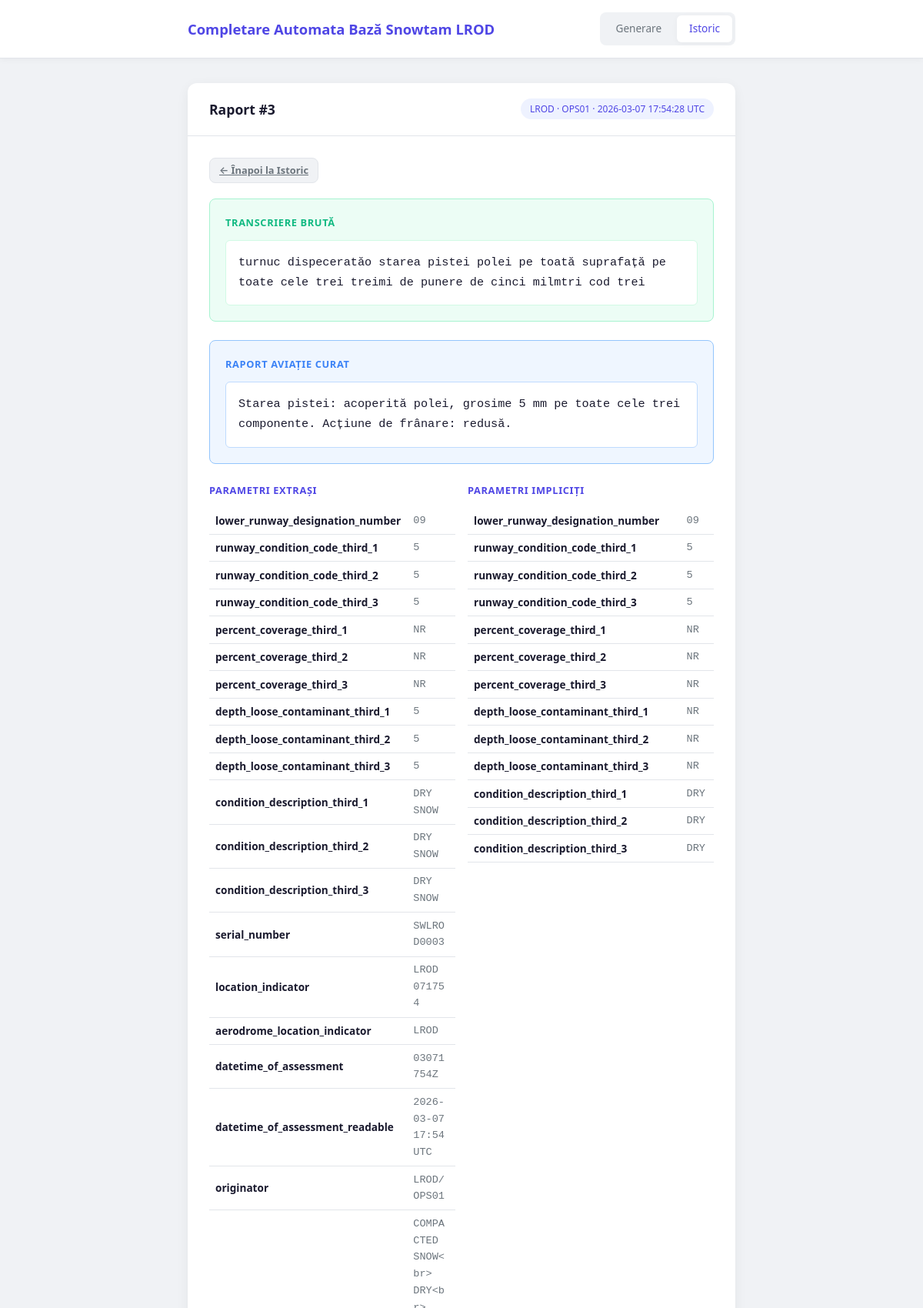
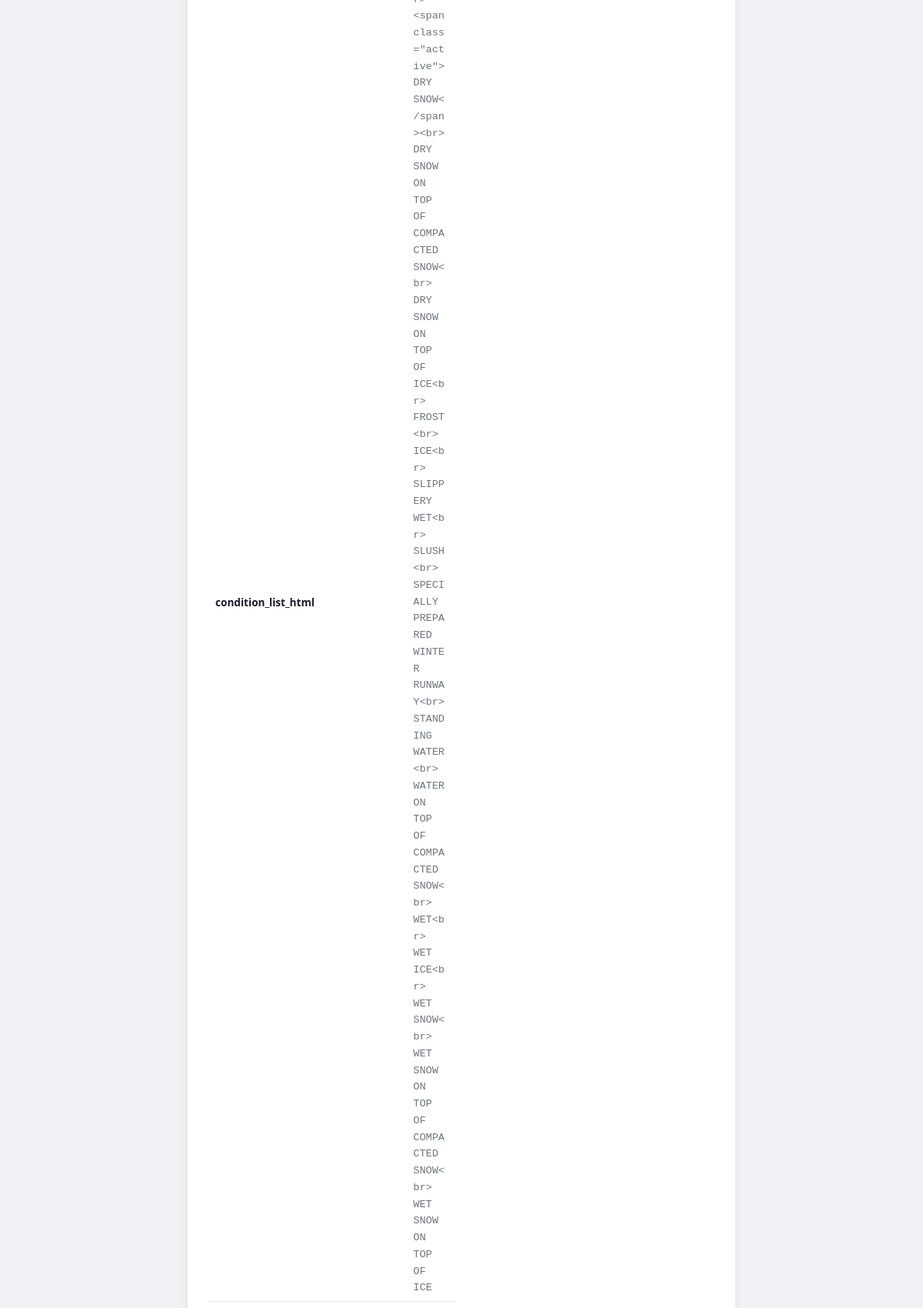
Page /history/3 (upper part) on the committed database (2 pictures, top to bottom).
### tables this page shows
CREATE TABLE generations (
            id INTEGER PRIMARY KEY AUTOINCREMENT,
            created_at TEXT NOT NULL,
            airport_code TEXT NOT NULL,
            operator_code TEXT NOT NULL,
            speech_text TEXT,
            curated_text TEXT,
            default_parameters TEXT NOT NULL,
            extracted_parameters TEXT NOT NULL,
            generated_html TEXT NOT NULL
        );

### app/routers/web.py (the view)
@router.get("/history/{generation_id}", response_class=HTMLResponse)
async def history_detail(request: Request, generation_id: int):
    gen = get_generation(generation_id)
    if gen is None:
        raise HTTPException(status_code=404, detail="Raportul nu a fost găsit")
    return templates.TemplateResponse(
        "history_detail.html", {"request": request, "gen": gen}
    )

### app/templates/history_detail.html (shortened to what this page needs)
{% extends "base.html" %}
{% block content %}
<section class="section active">
    <div class="card">
        <div class="card-header">
            <h2>Raport #{{ gen.id }}</h2>
            <span class="badge">{{ gen.airport_code }} &middot; {{ gen.operator_code }} &middot; {{ gen.created_at[:19].replace('T', ' ') }} UTC</span>
        </div>
        <div class="card-body">
            <a href="/history" class="btn btn-sm">&larr; Înapoi la Istoric</a>
            {% if gen.speech_text %}
            <div class="result" style="margin-top: 1.25rem;">
                <h3>Transcriere Brută</h3>
                <div class="result-text">{{ gen.speech_text }}</div>
            </div>
            {% endif %}
            {% if gen.curated_text %}
            <div class="result result-curated">
                <h3>Raport Aviație Curat</h3>
                <div class="result-text">{{ gen.curated_text }}</div>
            </div>
            {% endif %}
            <div class="detail-params">
                <div class="params-section">
                    <h3>Parametri Extrași</h3>
                    <table class="params-table">
                        {% for key, value in gen.extracted_parameters.items() %}
                        <tr>
                            <td class="param-key">{{ key }}</td>
                            <td class="param-value">{{ value }}</td>
                        </tr>
                        {% endfor %}
                    </table>
                </div>
                <div class="params-section">
                    <h3>Parametri Impliciți</h3>
                    <table class="params-table">
                        {% for key, value in gen.default_parameters.items() %}
                        <tr>
                            <td class="param-key">{{ key }}</td>
                            <td class="param-value">{{ value }}</td>
                        </tr>
                        {% endfor %}
                    </table>
                </div>
            </div>
        </div>
    </div>
</section>
{% endblock %}

### static/css/style.css (style rules this page uses)
*, *::before, *::after { margin: 0; padding: 0; box-sizing: border-box; }
:root { --bg: #f0f2f5; --surface: #ffffff; --border: #e2e5ea; --text: #1a1a2e; --text-muted: #6c757d; --primary: #4f46e5; --primary-hover: #4338ca; --primary-light: #eef2ff; --danger: #ef4444; --danger-bg: #fef2f2; --success: #10b981; --success-bg: #ecfdf5; --radius: 12px; --radius-sm: 8px; --shadow: 0 4px 16px rgba(0, 0, 0, 0.06); --shadow-sm: 0 2px 8px rgba(0, 0, 0, 0.04); --font: 'Segoe UI', system-ui, -apple-system, sans-serif; --mono: 'SF Mono', 'Fira Code', 'Cascadia Code', monospace; --transition: 0.2s ease; }
body { font-family: var(--font); background: var(--bg); color: var(--text); line-height: 1.6; min-height: 100vh; }
.section { display: none; }
.section.active { display: block; animation: fadeIn 0.3s ease; }
.card { background: var(--surface); border-radius: var(--radius); box-shadow: var(--shadow); overflow: hidden; }
.card-header { padding: 1.25rem 1.75rem; border-bottom: 1px solid var(--border); display: flex; align-items: center; justify-content: space-between; }
.card-header h2 { font-size: 1.1rem; font-weight: 600; }
.badge { font-size: 0.75rem; font-weight: 500; color: var(--primary); background: var(--primary-light); padding: 0.25rem 0.75rem; border-radius: 999px; }
.card-body { padding: 1.75rem; }
.btn { display: inline-flex; align-items: center; justify-content: center; padding: 0.6rem 1.25rem; border: none; border-radius: var(--radius-sm); font-size: 0.9rem; font-weight: 600; cursor: pointer; transition: all var(--transition); font-family: var(--font); }
.btn-sm { padding: 0.35rem 0.75rem; font-size: 0.8rem; background: var(--bg); color: var(--text-muted); border: 1px solid var(--border); }
.result { margin-top: 1.5rem; padding: 1.25rem; background: var(--success-bg); border-radius: var(--radius-sm); border: 1px solid #a7f3d0; }
.result h3 { font-size: 0.8rem; text-transform: uppercase; letter-spacing: 0.05em; color: var(--success); margin-bottom: 0.75rem; }
.result-text { font-family: var(--mono); font-size: 0.95rem; line-height: 1.7; white-space: pre-wrap; word-wrap: break-word; color: var(--text); background: var(--surface); padding: 1rem; border-radius: 6px; border: 1px solid #d1fae5; }
.result-curated { background: #eff6ff; border-color: #93c5fd; }
.result-curated h3 { color: #3b82f6; }
.result-curated .result-text { border-color: #bfdbfe; }
.detail-params { display: grid; grid-template-columns: 1fr 1fr; gap: 1rem; margin-top: 1.5rem; }
.params-section h3 { font-size: 0.8rem; text-transform: uppercase; letter-spacing: 0.05em; color: var(--primary); margin-bottom: 0.75rem; }
.params-table { width: 100%; border-collapse: collapse; font-size: 0.85rem; }
.params-table tr { border-bottom: 1px solid var(--border); }
.params-table td { padding: 0.4rem 0.5rem; }
.param-key { font-weight: 600; color: var(--text); white-space: nowrap; }
.param-value { color: var(--text-muted); font-family: var(--mono); word-break: break-word; }

### rows in the picture
generations: id "3", airport_code "LROD", operator_code "OPS01", created_at "2026-03-07 17:54:28", speech_text "turnuc dispeceratăo starea pistei polei pe toată suprafață pe toate cele trei treimi de punere de cinci milmtri cod trei", curated_text "Starea pistei: acoperită polei, grosime 5 mm pe toate cele trei componente. Acțiune de frânare: redusă."

### other values in the picture
{{ key }} "lower_runway_designation_number" "runway_condition_code_third_1" "runway_condition_code_third_2" "runway_condition_code_third_3" "percent_coverage_third_1" "percent_coverage_third_2" "percent_coverage_third_3" "depth_loose_contaminant_third_1" "depth_loose_contaminant_third_2" "depth_loose_contaminant_third_3" "condition_description_third_1" "condition_description_third_2" "condition_description_third_3" "serial_number" "location_indicator" "aerodrome_location_indicator" "datetime_of_assessment" "datetime_of_assessment_readable" "originator" "condition_list_html"
{{ value }} "09" "5" "5" "5" "NR" "NR" "NR" "5" "5" "5" "DRY SNOW" "DRY SNOW" "DRY SNOW" "SWLROD0003" "LROD 071754" "LROD" "03071754Z" "2026-03-07 17:54 UTC" "LROD/OPS01"
{{ key }} "lower_runway_designation_number" "runway_condition_code_third_1" "runway_condition_code_third_2" "runway_condition_code_third_3" "percent_coverage_third_1" "percent_coverage_third_2" "percent_coverage_third_3" "depth_loose_contaminant_third_1" "depth_loose_contaminant_third_2" "depth_loose_contaminant_third_3" "condition_description_third_1" "condition_description_third_2" "condition_description_third_3"
{{ value }} "09" "5" "5" "5" "NR" "NR" "NR" "NR" "NR" "NR" "DRY" "DRY" "DRY"
